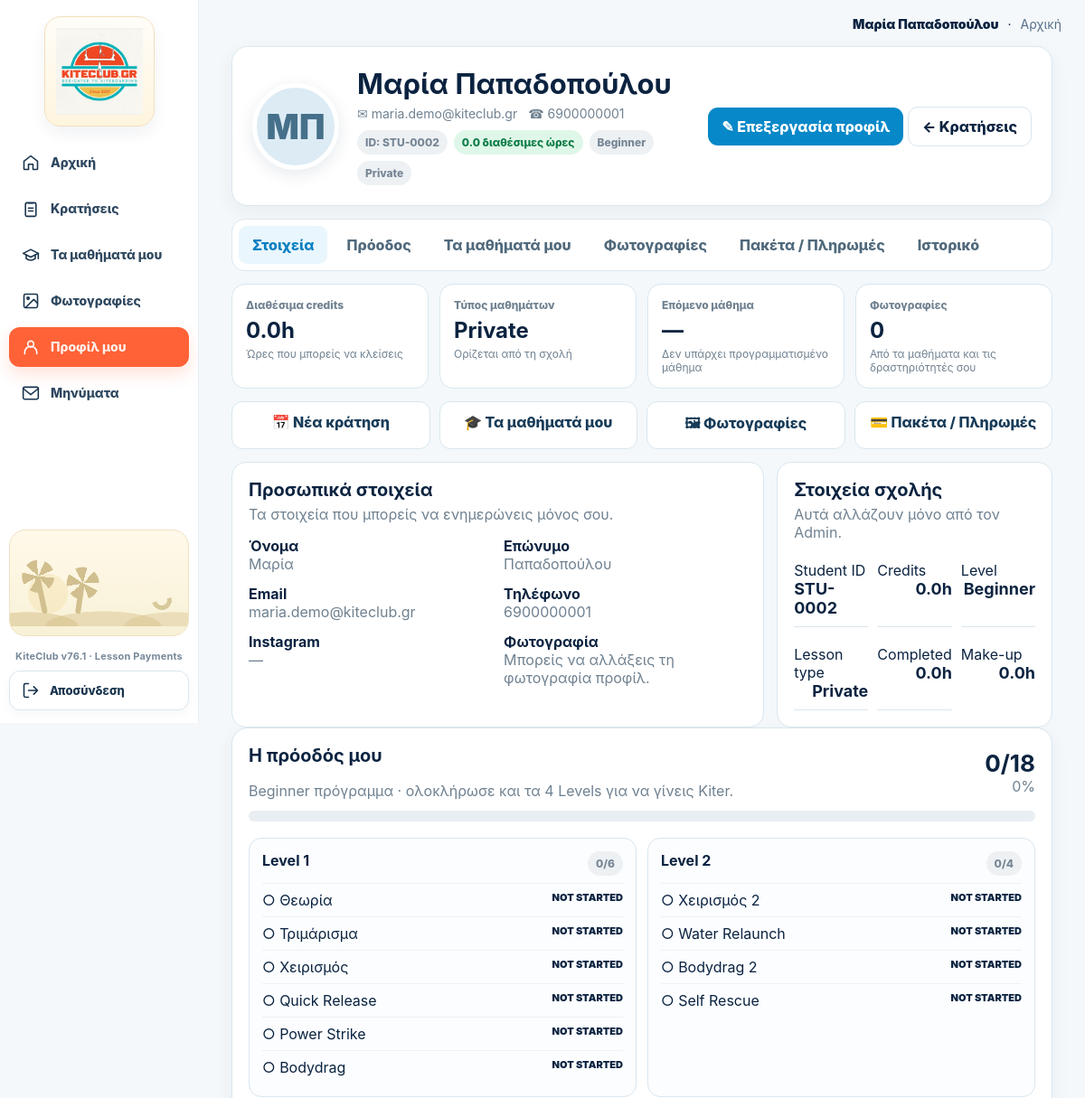
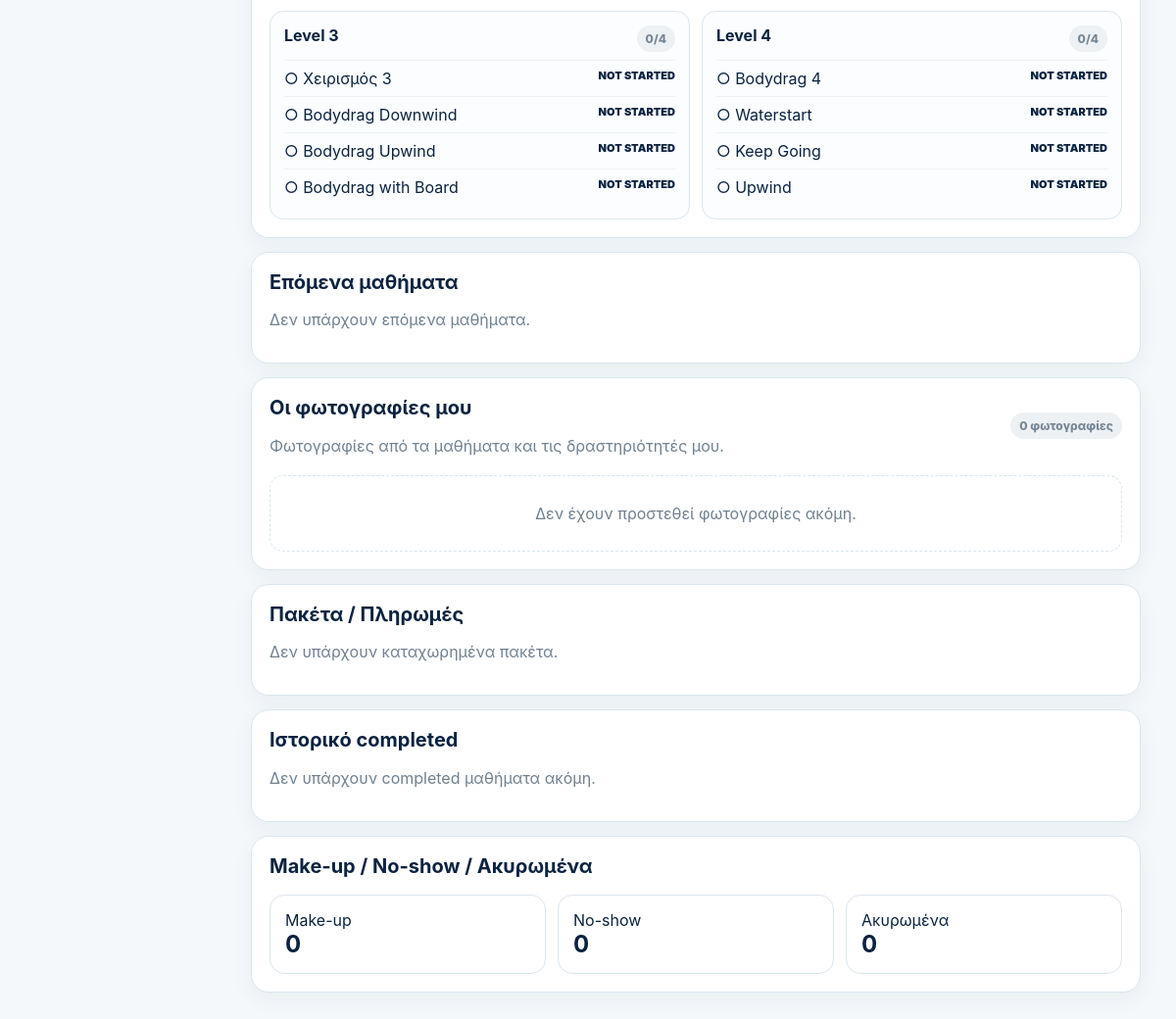
Screenshot of /student/profile (signed in) with the database file from the repository (2 pictures, top to bottom).
### tables this page shows
CREATE TABLE users(
      id INTEGER PRIMARY KEY, name TEXT, email TEXT UNIQUE, phone TEXT,
      role TEXT NOT NULL, password_hash TEXT NOT NULL, active INTEGER DEFAULT 1
    , profile_photo TEXT, surname TEXT, instagram TEXT);

CREATE TABLE students(
      user_id INTEGER PRIMARY KEY, credits REAL DEFAULT 0, level TEXT DEFAULT 'Beginner'
    , student_code TEXT, lesson_type TEXT DEFAULT 'private', group_id INTEGER, crew_member INTEGER DEFAULT 0, crew_start_date TEXT, crew_end_date TEXT, crew_fee REAL DEFAULT 0);

### app.py (the view, shortened to what this page needs)
@app.route("/student/profile")
def student_profile():
    u=current_user()
    if not u or u["role"]!="student": return redirect(url_for("login"))
    con=db()
    st=con.execute("""SELECT s.*,u.name,u.surname,u.email,u.phone,u.instagram,u.profile_photo FROM students s JOIN users u ON u.id=s.user_id WHERE s.user_id=?""",(u["id"],)).fetchone()
    group_members=_group_members(con,u["id"])
    rows=con.execute("""
      SELECT b.*,bp.payment_status participant_payment_status,
             COALESCE(bp.attendance_status,b.status) participant_status,
             COALESCE(bp.participant_next_skill,b.next_skill) participant_next_skill,
             COALESCE(bp.participant_notes,b.instructor_notes) participant_notes,
             sl.lesson_date,sl.start_time,
             ins.name instructor,ins.surname instructor_surname,
             COALESCE(day_sp.name,slot_sp.name) spot,
             (SELECT COUNT(*) FROM booking_participants bp2 WHERE bp2.booking_id=b.id) participant_count,
             (SELECT GROUP_CONCAT(TRIM(pu.name || ' ' || COALESCE(pu.surname,'')), ' · ')
                FROM booking_participants bp3 JOIN users pu ON pu.id=bp3.student_id
               WHERE bp3.booking_id=b.id) participant_names
      FROM booking_participants bp
      JOIN bookings b ON b.id=bp.booking_id
      JOIN slots sl ON sl.id=b.slot_id
      JOIN users ins ON ins.id=sl.instructor_id
      JOIN spots slot_sp ON slot_sp.id=sl.spot_id
      LEFT JOIN day_spots ds ON ds.lesson_date=sl.lesson_date
      LEFT JOIN spots day_sp ON day_sp.id=ds.spot_id
      WHERE bp.student_id=? ORDER BY sl.lesson_date DESC,sl.start_time DESC
    """,(u["id"],)).fetchall()
    now_dt=datetime.now(); upcoming=[]; completed=[]; cancelled=[]; no_shows=[]; makeups=[]
    completed_hours=0.0; no_show_hours=0.0; makeup_hours=0.0
    upcoming.sort(key=lambda b: (b["lesson_date"], b["start_time"], b["id"]))
    package_history=con.execute("""
      SELECT * FROM student_packages WHERE student_id=?
      ORDER BY purchased_at DESC,id DESC
    """,(u["id"],)).fetchall()
    today_iso=datetime.now().date().isoformat()
    crew_status="inactive"
    student_photos=con.execute("""
      SELECT * FROM student_photos WHERE student_id=?
      ORDER BY COALESCE(photo_date,'') DESC, created_at DESC, id DESC
    """,(u["id"],)).fetchall()
    progress=get_student_progress(con,u["id"])
    con.close()
    return render_template(
      "student_profile.html",student=st,upcoming=upcoming,completed=completed,
      cancelled=cancelled,no_shows=no_shows,makeups=makeups,completed_hours=completed_hours,
      no_show_hours=no_show_hours,makeup_hours=makeup_hours,package_history=package_history,group_members=group_members,
      crew_status=crew_status,student_photos=student_photos,progress=progress
    )

### templates/student_profile.html (shortened to what this page needs)
{% extends "base.html" %}{% block content %}
<link rel="stylesheet" href="{{ url_for('static', filename='student-portal.css') }}">
<link rel="stylesheet" href="{{url_for('static',filename='role-sidebar-v3.css')}}?v=3">
<div class="student-portal-shell">
  {% set student_nav='profile' %}{% include '_student_portal_sidebar.html' %}
  <main class="student-portal-main">
    <div class="student-portal-top"><strong>{{student.name}}{% if student.surname %} {{student.surname}}{% endif %}</strong> · <a href="{{url_for('student_home')}}">Αρχική</a></div>
    <div class="student-portal-content">
<div class="sp">
  <div class="student-profile-card">
    <div class="avatar">{% if student.profile_photo %}<img src="{{url_for('static',filename=student.profile_photo)}}" alt="{{student.name}}">{% else %}{{student.name[:1]}}{{student.surname[:1] if student.surname else ''}}{% endif %}</div>
    <div>
      <h1>{{student.name}}{% if student.surname %} {{student.surname}}{% endif %}</h1>
      <div class="meta"><span>✉ {{student.email}}</span>{% if student.phone %}<span>☎ {{student.phone}}</span>{% endif %}{% if student.instagram %}<span>◎ {{student.instagram}}</span>{% endif %}</div>
      <div class="badges"><span class="badge off">ID: {{student.student_code}}</span><span class="badge ok">{{student.credits}} διαθέσιμες ώρες</span><span class="badge off">{{progress.current_level}}</span><span class="badge off">{{'Private' if student.lesson_type=='private' else ('2P Group' if student.lesson_type=='2p' else '3P Group')}}</span>{% if crew_status=='active' %}<span class="badge ok">CREW MEMBER</span>{% endif %}</div>
    </div>
    <div class="actions"><a class="btn" href="{{url_for('student_profile_edit')}}">✎ Επεξεργασία προφίλ</a> <a class="btn alt" href="{{url_for('student')}}">← Κρατήσεις</a></div>
  </div>
  <div class="student-profile-tabs"><a class="active" href="#details">Στοιχεία</a><a href="#progress">Πρόοδος</a><a href="#lessons">Τα μαθήματά μου</a><a href="#photos">Φωτογραφίες</a><a href="#payments">Πακέτα / Πληρωμές</a><a href="#history">Ιστορικό</a></div>
  <div class="summary-cards">
    <div class="summary-card"><span>Διαθέσιμα credits</span><b>{{student.credits}}h</b><div class="small">Ώρες που μπορείς να κλείσεις</div></div>
    <div class="summary-card"><span>Τύπος μαθημάτων</span><b>{{'Private' if student.lesson_type=='private' else ('2P Group' if student.lesson_type=='2p' else '3P Group')}}</b><div class="small">Ορίζεται από τη σχολή</div></div>
    <div class="summary-card"><span>Επόμενο μάθημα</span>{% if upcoming %}<b>{{upcoming[0].start_time|hm24}}</b><div class="small">{{upcoming[0].lesson_date|gr_date}} · {{upcoming[0].instructor}}{% if upcoming[0].instructor_surname %} {{upcoming[0].instructor_surname}}{% endif %}</div>{% else %}<b>—</b><div class="small">Δεν υπάρχει προγραμματισμένο μάθημα</div>{% endif %}</div>
    <div class="summary-card"><span>Φωτογραφίες</span><b>{{student_photos|length}}</b><div class="small">Από τα μαθήματα και τις δραστηριότητές σου</div></div>
  </div>
  <div class="quick-nav" style="margin-bottom:14px"><a href="{{url_for('student')}}">📅 Νέα κράτηση</a><a href="#lessons">🎓 Τα μαθήματά μου</a><a href="#photos">🖼 Φωτογραφίες</a><a href="#payments">💳 Πακέτα / Πληρωμές</a></div>
  <section id="details" class="section-grid">
    <div class="panel">
      <h2>Προσωπικά στοιχεία</h2><div class="muted">Τα στοιχεία που μπορείς να ενημερώνεις μόνος σου.</div>
      <div class="view-grid" style="margin-top:15px">
        <div><b>Όνομα</b><div class="muted">{{student.name}}</div></div><div><b>Επώνυμο</b><div class="muted">{{student.surname or '—'}}</div></div>
        <div><b>Email</b><div class="muted">{{student.email}}</div></div><div><b>Τηλέφωνο</b><div class="muted">{{student.phone or '—'}}</div></div>
        <div><b>Instagram</b><div class="muted">{{student.instagram or '—'}}</div></div><div><b>Φωτογραφία</b><div class="muted">Μπορείς να αλλάξεις τη φωτογραφία προφίλ.</div></div>
      </div>
    </div>
    <div class="panel">
      <h2>Στοιχεία σχολής</h2><div class="muted">Αυτά αλλάζουν μόνο από τον Admin.</div>
      <div class="stats" style="margin-top:12px"><div class="stat">Student ID <b>{{student.student_code}}</b></div><div class="stat">Credits <b>{{student.credits}}h</b></div><div class="stat">Level <b>{{progress.current_level}}</b></div><div class="stat">Lesson type <b>{{'Private' if student.lesson_type=='private' else ('2P' if student.lesson_type=='2p' else '3P')}}</b></div><div class="stat">Completed <b>{{completed_hours}}h</b></div><div class="stat">Make-up <b>{{makeup_hours}}h</b></div></div>
    </div>
  </section>
  <div id="progress" class="card" style="margin-bottom:14px">
    <div style="display:flex;justify-content:space-between;gap:12px;align-items:center;flex-wrap:wrap"><div><h2>Η πρόοδός μου</h2><div class="muted">Beginner πρόγραμμα · ολοκλήρωσε και τα 4 Levels για να γίνεις Kiter.</div></div><div style="text-align:right"><b style="font-size:26px">{{progress.total_mastered}}/{{progress.total_skills}}</b><div class="muted">{{progress.percent}}%</div></div></div>
    <div class="progress-track"><div class="progress-fill" style="width:{{progress.percent}}%"></div></div>
    <div class="progress-levels">{% for level in progress.levels %}<div class="progress-level {% if level.complete %}done{% endif %}"><div class="progress-level-head"><b>{{level.title}}</b><span class="badge {{'ok' if level.complete else 'off'}}">{{level.mastered}}/{{level.count}}</span></div>{% for skill in level.skills %}<div class="progress-skill {{skill.status}}"><span>{% if skill.status=='mastered' %}✓{% elif skill.status=='practicing' %}◐{% else %}○{% endif %} {{skill.name}}</span><span class="progress-status">{{'MASTERED' if skill.status=='mastered' else ('PRACTICING' if skill.status=='practicing' else 'NOT STARTED')}}</span></div>{% endfor %}</div>{% endfor %}</div>
  </div>
  <div id="lessons" class="card"><h2>Επόμενα μαθήματα</h2>{% for b in upcoming %}<div class="item spread"><div><b>{{b.lesson_date|gr_date}} · {{b.start_time|hm24}} · {{b.instructor}}{% if b.instructor_surname %} {{b.instructor_surname}}{% endif %}</b><div class="muted">{{b.spot}} · {{b.duration}} ώρες{% if b.participant_count and b.participant_count>1 %} · {{b.participant_count}}P Group{% endif %}</div>{% if b.participant_count and b.participant_count>1 %}<div class="muted">{{b.participant_names}}</div>{% endif %}</div><span class="badge wait">{{b.status}}</span></div>{% else %}<p class="muted">Δεν υπάρχουν επόμενα μαθήματα.</p>{% endfor %}</div>
  <div id="photos" class="card"><div class="spread"><div><h2>Οι φωτογραφίες μου</h2><div class="muted">Φωτογραφίες από τα μαθήματα και τις δραστηριότητές μου.</div></div><span class="badge off">{{student_photos|length}} φωτογραφίες</span></div><br>{% if student_photos %}<div class="photo-grid">{% for ph in student_photos %}<article class="photo-card"><button type="button" class="student-photo-open" data-src="{{url_for('static',filename=ph.file_path)}}"><img src="{{url_for('static',filename=ph.file_path)}}" alt="{{ph.caption or 'Φωτογραφία μαθήματος'}}"></button><div class="photo-info"><div class="photo-date">{{ph.photo_date|gr_date if ph.photo_date else ''}}</div><div class="photo-caption">{{ph.caption or 'Φωτογραφία μαθήματος'}}</div></div></article>{% endfor %}</div>{% else %}<div class="photo-empty">Δεν έχουν προστεθεί φωτογραφίες ακόμη.</div>{% endif %}</div>
  <div id="payments" class="card"><h2>Πακέτα / Πληρωμές</h2>{% for p in package_history %}<div class="item spread"><div><b>{{p.package_name}}</b><div class="muted">{{p.hours_total}}h συνολικά · {{p.hours_remaining}}h υπόλοιπο · {{'%.2f'|format(p.price)}}€{% if p.paid_amount is defined %} · Πληρωμένα {{'%.2f'|format(p.paid_amount or 0)}}€{% endif %}</div></div><span class="badge {{'ok' if p.payment_status=='paid' else 'wait'}}">{{p.payment_status}}</span></div>{% else %}<p class="muted">Δεν υπάρχουν καταχωρημένα πακέτα.</p>{% endfor %}</div>
  <div id="history" class="card"><h2>Ιστορικό completed</h2>{% if completed %}<div style="overflow:auto"><table class="tbl"><tr><th>Ημερομηνία</th><th>Ώρα</th><th>Instructor</th><th>Spot</th><th>Διάρκεια</th><th>Επόμενη τεχνική</th></tr>{% for b in completed %}<tr><td>{{b.lesson_date|gr_date}}</td><td>{{b.start_time|hm24}}</td><td>{{b.instructor}}{% if b.instructor_surname %} {{b.instructor_surname}}{% endif %}</td><td>{{b.spot}}</td><td>{{b.duration}}h</td><td>{{b.next_skill or '—'}}</td></tr>{% endfor %}</table></div>{% else %}<p class="muted">Δεν υπάρχουν completed μαθήματα ακόμη.</p>{% endif %}</div>
  <div class="card"><h2>Make-up / No-show / Ακυρωμένα</h2><div class="cards"><div class="metric"><span>Make-up</span><b>{{makeups|length}}</b></div><div class="metric"><span>No-show</span><b>{{no_shows|length}}</b></div><div class="metric"><span>Ακυρωμένα</span><b>{{cancelled|length}}</b></div></div></div>
</div>
    </div>
  </main>
</div>
{% endblock %}

### rows the page displays
users: name "Μαρία", surname "Παπαδοπούλου", name "Μ", surname "Π", email "maria.demo@kiteclub.gr", phone "6900000001"
students: student_code "STU-0002", credits "0.0", current_level "Beginner", lesson_type "Private"

### other values shown
{{ app_version }} "KiteClub v76.1 · Lesson Payments"
{{ student_photos|length }} "0"
{{ student.instagram or '—' }} "—"
{{ completed_hours }} "0.0"
{{ makeup_hours }} "0.0"
{{ progress.total_mastered }} "0"
{{ progress.total_skills }} "18"
{{ progress.percent }} "0"
{{ level.title }} "Level 1" "Level 2" "Level 3" "Level 4"
{{ level.mastered }} "0" "0" "0" "0"
{{ level.count }} "6" "4" "4" "4"
{{ skill.name }} "Θεωρία" "Τριμάρισμα" "Χειρισμός" "Quick Release" "Power Strike" "Bodydrag" "Χειρισμός 2" "Water Relaunch" "Bodydrag 2" "Self Rescue" "Χειρισμός 3" "Bodydrag Downwind" "Bodydrag Upwind" "Bodydrag with Board" "Bodydrag 4" "Waterstart" "Keep Going" "Upwind"
{{ makeups|length }} "0"
{{ no_shows|length }} "0"
{{ cancelled|length }} "0"
